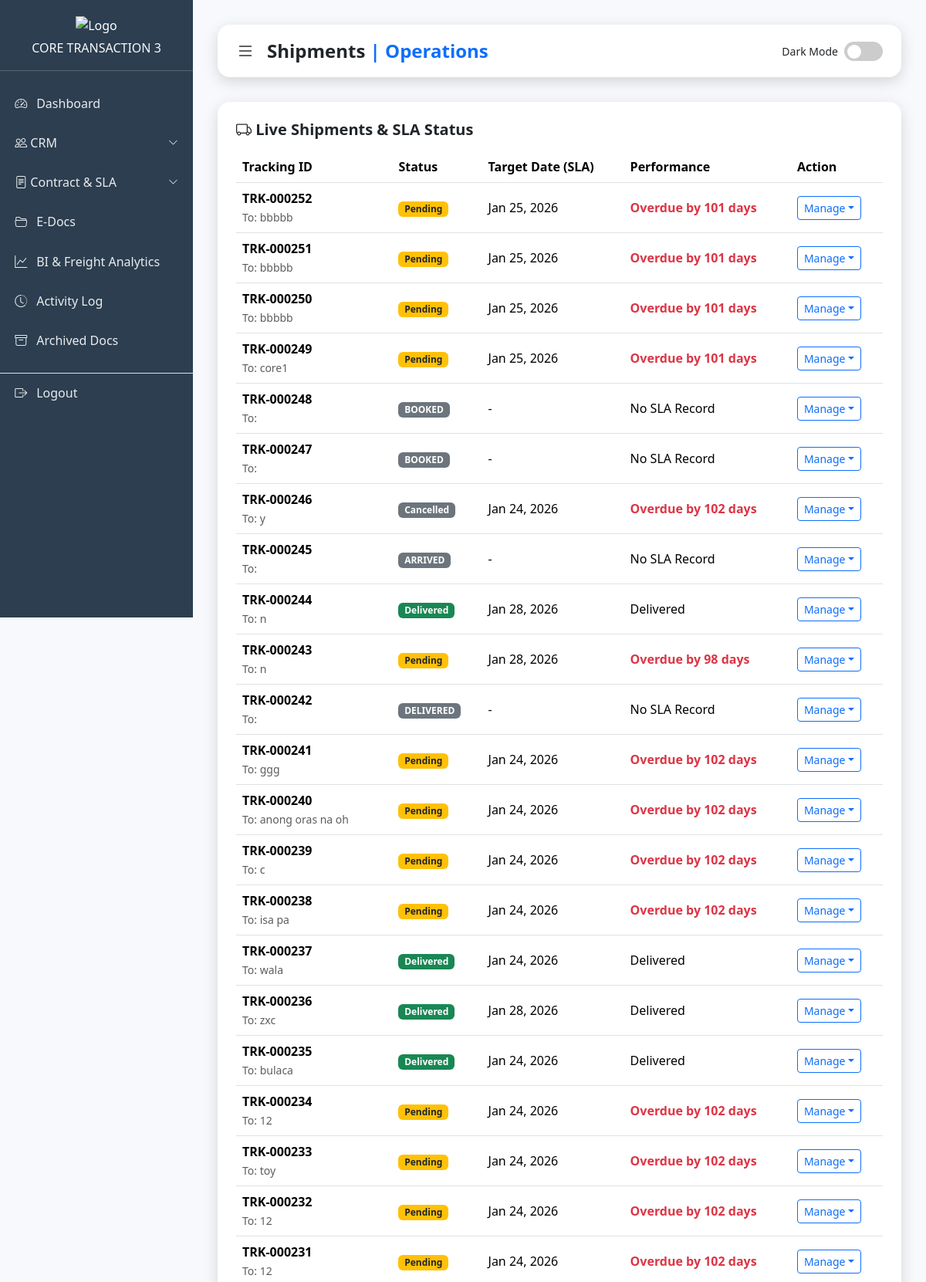
Page /core_slate3/admin_shipments.php (upper part) on the committed database.
### tables this page shows
CREATE TABLE `shipments` (
  `id` int(11) NOT NULL,
  `shipment_code` varchar(255) DEFAULT NULL,
  `contract_number` varchar(50) DEFAULT NULL,
  `user_id` int(11) NOT NULL,
  `sender_name` varchar(100) NOT NULL,
  `sender_contact` varchar(50) DEFAULT NULL,
  `receiver_name` varchar(100) NOT NULL,
  `receiver_contact` varchar(50) DEFAULT NULL,
  `origin_address` varchar(255) DEFAULT NULL,
  `destination_address` varchar(255) DEFAULT NULL,
  `origin_island` varchar(50) DEFAULT NULL,
  `specific_address` text DEFAULT NULL,
  `address` varchar(255) DEFAULT NULL,
  `weight` decimal(10,2) NOT NULL,
  `package_type` varchar(50) DEFAULT NULL,
  `package_description` text NOT NULL,
  `distance_km` decimal(10,2) DEFAULT 0.00,
  `price` decimal(10,2) DEFAULT 0.00,
  `sla_agreement` text DEFAULT NULL,
  `payment_method` varchar(50) DEFAULT 'Unspecified',
  `bank_name` varchar(50) DEFAULT NULL,
  `status` varchar(50) DEFAULT 'Pending',
  `cancel_reason` text DEFAULT NULL,
  `payment_status` varchar(50) DEFAULT 'Pending',
  `sla_status` enum('Met','Breached','Pending') DEFAULT 'Pending',
  `proof_image` varchar(255) DEFAULT NULL,
  `created_at` timestamp NOT NULL DEFAULT current_timestamp(),
  `ip_address` varchar(45) DEFAULT NULL,
  `ai_estimated_time` varchar(100) DEFAULT 'Calculating...',
  `target_delivery_date` datetime DEFAULT NULL,
  `rating` int(11) DEFAULT 0,
  `feedback_text` text DEFAULT NULL,
  `destination_island` varchar(50) DEFAULT 'Luzon',
  `sender_email` varchar(255) DEFAULT NULL,
  `updated_at` timestamp NOT NULL DEFAULT current_timestamp() ON UPDATE current_timestamp()
);

### core_slate3/admin_shipments.php (the view, shortened to what this page needs)
<?php
include("connection.php");
?>
<!DOCTYPE html>
<html lang="en">
<head>
    <link href="https://cdn.jsdelivr.net/npm/bootstrap@5.3.3/dist/css/bootstrap.min.css" rel="stylesheet">
    <link href="https://cdn.jsdelivr.net/npm/bootstrap-icons@1.11.3/font/bootstrap-icons.css" rel="stylesheet">
</head>
<body>
    <div class="sidebar" id="sidebar">
        <div>
            <div class="logo">
                <img src="Remorig.png" alt="Logo" style="width: 80px;">
                <h6 class="mt-2 mb-0 text-light fw-normal">CORE TRANSACTION 3</h6>
            </div>
           <nav class="mt-3">
    <a href="admin.php" class="<?php echo basename($_SERVER['PHP_SELF']) == 'admin.php' ? 'active' : ''; ?>">
        <i class="bi bi-speedometer2"></i> Dashboard
    </a>
    <a href="#crmSubmenu" data-bs-toggle="collapse" aria-expanded="false" class="d-flex justify-content-between align-items-center">
        <span><i class="bi bi-people"></i> CRM</span>
        <i class="bi bi-chevron-down" style="font-size: 0.8em;"></i>
    </a>
    <a href="#csmSubmenu" data-bs-toggle="collapse" aria-expanded="false" class="d-flex justify-content-between align-items-center">
        <span><i class="bi bi-file-text"></i> Contract & SLA</span>
        <i class="bi bi-chevron-down" style="font-size: 0.8em;"></i>
    </a>
    <a href="E-Doc.php"><i class="bi bi-folder2-open"></i> E-Docs</a>
    <a href="BIFA.php"><i class="bi bi-graph-up"></i> BI & Freight Analytics</a>
    <a href="activity-log.php"><i class="bi bi-clock-history"></i> Activity Log</a>
    <a href="Archive.php"><i class="bi bi-archive"></i> Archived Docs</a>
    <a href="logout.php" class="border-top mt-3"><i class="bi bi-box-arrow-right"></i> Logout</a>
</nav>
        </div>
    </div>
    <div class="content" id="mainContent">
        <div class="header">
            <div class="d-flex align-items-center gap-3">
                <div class="hamburger" id="hamburger"><i class="bi bi-list"></i></div>
                <h4 class="fw-bold mb-0">Shipments <span class="text-primary">| Operations</span></h4>
            </div>
            <div class="theme-toggle-container d-flex align-items-center gap-2">
                <small>Dark Mode</small>
                <label class="theme-switch">
                    <span class="slider"></span>
                </label>
            </div>
        </div>
        <div class="card">
            <h5 class="fw-bold mb-3"><i class="bi bi-truck"></i> Live Shipments & SLA Status</h5>
            <div class="table-responsive">
                <table class="table table-hover align-middle">
                    <thead>
                        <tr>
                            <th>Tracking ID</th>
                            <th>Status</th>
                            <th>Target Date (SLA)</th>
                            <th>Performance</th>
                            <th>Action</th>
                        </tr>
                    </thead>
                    <tbody>
                        <?php
                        $q = mysqli_query($conn, "SELECT * FROM shipments ORDER BY id DESC");
                        while ($row = mysqli_fetch_assoc($q)):
                            $status = $row['status'];
                            $badge = 'bg-secondary';
                            if ($status == 'Pending') $badge = 'bg-warning text-dark';
                            elseif ($status == 'In Transit') $badge = 'bg-info text-white';
                            elseif ($status == 'Delivered') $badge = 'bg-success';
                            $slaText = "No SLA Record";
                            $target = $row['target_delivery_date'];
                            if (!empty($target) && $target != '0000-00-00') {
                                $daysLeft = (strtotime($target) - time()) / (60 * 60 * 24);
                                $daysLeft = round($daysLeft);
                                if ($status == 'Delivered') {
                                    if ($row['sla_status'] == 'Met') $slaText = "✅ On Time";
                                    elseif ($row['sla_status'] == 'Breached') $slaText = "❌ Late Delivery";
                                    else $slaText = "Delivered";
                                } else {
                                    if ($daysLeft < 0) $slaText = "<span class='text-danger fw-bold'>Overdue by " . abs($daysLeft) . " days</span>";
                                    elseif ($daysLeft <= 1) $slaText = "<span class='text-warning fw-bold'>Due Tomorrow!</span>";
                                    else $slaText = "<span class='text-success'>$daysLeft Days Left</span>";
                                }
                            }
                        ?>
                            <tr>
                                <td class="fw-bold">
                                    <?php echo "TRK-" . str_pad($row['id'], 6, "0", STR_PAD_LEFT); ?><br>
                                    <small class="text-muted fw-normal">To: <?php echo $row['receiver_name']; ?></small>
                                </td>
                                <td><span class="badge <?php echo $badge; ?>"><?php echo $status; ?></span></td>
                                <td><?php echo (!empty($target) && $target != '0000-00-00') ? date('M d, Y', strtotime($target)) : '-'; ?></td>
                                <td><?php echo $slaText; ?></td>
                                <td>
                                    <div class="dropdown">
                                        <button class="btn btn-sm btn-outline-primary dropdown-toggle" type="button" data-bs-toggle="dropdown">Manage</button>
                                    </div>
                                </td>
                            </tr>
                        <?php endwhile; ?>
                    </tbody>
                </table>
            </div>
        </div>
    </div>
</body>
</html>

### core_slate3/admin_shipments.php (style rules this page uses)
:root { --primary: #4e73df; --secondary: #f8f9fc; --dark-bg: #1e1e2f; --dark-card: #2b2b40; --light-text: #f8f9fa; --radius: 1rem; --shadow: 0 0.35rem 1.2rem rgba(0, 0, 0, 0.15); }
body { font-family: 'Segoe UI', system-ui, sans-serif; background-color: var(--secondary); transition: all 0.3s ease; }
.sidebar { width: 250px; height: 100vh; background: #2c3e50; color: white; position: fixed; top: 0; left: 0; display: flex; flex-direction: column; justify-content: space-between; transition: all 0.3s ease; z-index: 1000; }
.sidebar .logo { text-align: center; padding: 1.2rem; border-bottom: 1px solid rgba(255, 255, 255, 0.2); }
.sidebar .logo img { width: 100px; }
.sidebar a { display: flex; align-items: center; gap: 0.75rem; padding: 0.85rem 1.2rem; text-decoration: none; color: rgba(255, 255, 255, 0.9); transition: 0.2s; }
.content { margin-left: 250px; padding: 2rem; transition: margin-left 0.3s ease; }
.header { background: white; border-radius: var(--radius); box-shadow: var(--shadow); padding: 1rem 1.5rem; display: flex; justify-content: space-between; align-items: center; margin-bottom: 2rem; }
.hamburger { cursor: pointer; font-size: 1.5rem; }
.card { border: none; border-radius: var(--radius); padding: 1.5rem; background: white; box-shadow: var(--shadow); }
.theme-switch { width: 50px; height: 25px; position: relative; display: inline-block; }
.slider { position: absolute; cursor: pointer; inset: 0; background-color: #ccc; border-radius: 34px; transition: .4s; }
.slider:before { position: absolute; content: ""; height: 18px; width: 18px; left: 4px; bottom: 3px; background-color: white; border-radius: 50%; transition: .4s; }

### rows in the picture
shipments: id "000252", receiver_name "bbbbb", status "Pending", target_delivery_date "Jan 25, 2026", target_delivery_date "101"
shipments: id "000251", receiver_name "bbbbb", status "Pending", target_delivery_date "Jan 25, 2026", target_delivery_date "101"
shipments: id "000250", receiver_name "bbbbb", status "Pending", target_delivery_date "Jan 25, 2026", target_delivery_date "101"
shipments: id "000249", receiver_name "core1", status "Pending", target_delivery_date "Jan 25, 2026", target_delivery_date "101"
shipments: id "000248", status "BOOKED", slaText "No SLA Record"
shipments: id "000247", status "BOOKED", slaText "No SLA Record"
shipments: id "000246", receiver_name "y", status "Cancelled", target_delivery_date "Jan 24, 2026", target_delivery_date "102"
shipments: id "000245", status "ARRIVED", slaText "No SLA Record"
shipments: id "000244", receiver_name "n", status "Delivered", target_delivery_date "Jan 28, 2026", sla_status "Delivered"
shipments: id "000243", receiver_name "n", status "Pending", target_delivery_date "Jan 28, 2026", target_delivery_date "98"
shipments: id "000242", status "DELIVERED", slaText "No SLA Record"
shipments: id "000241", receiver_name "ggg", status "Pending", target_delivery_date "Jan 24, 2026", target_delivery_date "102"
shipments: id "000240", receiver_name "anong oras na oh", status "Pending", target_delivery_date "Jan 24, 2026", target_delivery_date "102"
shipments: id "000239", receiver_name "c", status "Pending", target_delivery_date "Jan 24, 2026", target_delivery_date "102"
shipments: id "000238", receiver_name "isa pa", status "Pending", target_delivery_date "Jan 24, 2026", target_delivery_date "102"
shipments: id "000237", receiver_name "wala", status "Delivered", target_delivery_date "Jan 24, 2026", sla_status "Delivered"
shipments: id "000236", receiver_name "zxc", status "Delivered", target_delivery_date "Jan 28, 2026", sla_status "Delivered"
shipments: id "000235", receiver_name "bulaca", status "Delivered", target_delivery_date "Jan 24, 2026", sla_status "Delivered"
shipments: id "000234", receiver_name "12", status "Pending", target_delivery_date "Jan 24, 2026", target_delivery_date "102"
shipments: id "000233", receiver_name "toy", status "Pending", target_delivery_date "Jan 24, 2026", target_delivery_date "102"
shipments: id "000232", receiver_name "12", status "Pending", target_delivery_date "Jan 24, 2026", target_delivery_date "102"
shipments: id "000231", receiver_name "12", status "Pending", target_delivery_date "Jan 24, 2026", target_delivery_date "102"
